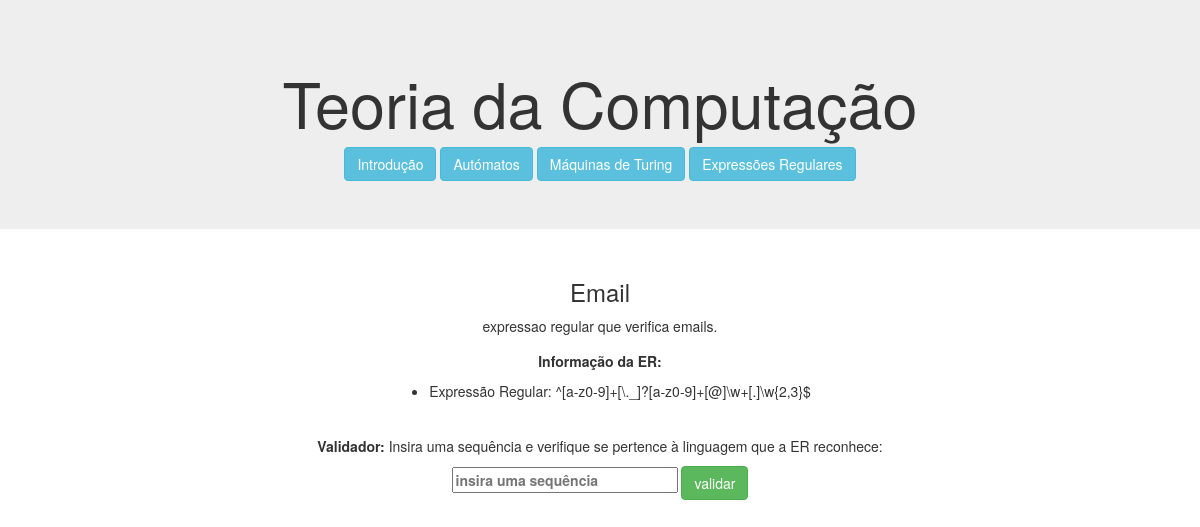
Screenshot of /5/expressao/ with the database file from the repository.
### computacao/models.py (models this page shows, shortened)
class ExpressaoRegular(models.Model):
    nome = models.CharField(max_length=100)
    descricao = models.CharField(max_length=100)
    expressao = models.CharField(max_length=100)
    def printExpressao(self):
        return self.expressao

### computacao/views.py (the view)
# urls.py: path('<int:expressao_id>/expressao/', views.expressao, name='expressao'),
def expressao(request, expressao_id):
    sequencia = None
    resultado = None
    form = SequenciaForm(request.POST or None)
    if form.is_valid():
        sequencia = form.cleaned_data['sequencia']
        resultado = ExpressaoRegular.objects.get(id=expressao_id).valida_sequencia(sequencia)
    context = {
        'expressao': ExpressaoRegular.objects.get(id=expressao_id),
        'sequencia': sequencia,
        'resultado': resultado,
        'form': form
    }
    return render(request, 'computacao/expressao.html', context)

### computacao/forms.py
class SequenciaForm(forms.Form):
    sequencia = forms.CharField(label='',
                                widget=forms.TextInput(attrs={
                                    'placeholder': 'insira uma sequência',
                                    'size': '25'
                                }))

### computacao/templates/computacao/expressao.html (shortened to what this page needs)
{% extends 'computacao/layout.html' %}
{% block main %}
<main class="col-sm-12">
        <h3>{{ expressao.nome|title }}</h3>
        <p>{{ expressao.descricao }}.</p>
        <table align="center">
            <tr align="center">
                <td>
                    <p> <b>Informação da ER:</b></p>
                    <ul>
                    <li>Expressão Regular: {{ expressao.printExpressao }}</li>
                    </ul>
                </td>
            </tr>
        </table>
        <br>
        <p><b>Validador:</b> Insira uma sequência e verifique se pertence à linguagem que a ER reconhece: </p>
        <form action="{% url 'computacao:expressao' expressao.id %}" method="POST">
           <b>{{ form }}</b>
            <input type="submit" value="validar" class="btn btn-success">
        </form>
        {% if resultado != None %}
            {% if resultado == True %}
                <p>A sequência <b>{{ sequencia }}</b> é aceite pela ER </p>
            {% else %}
                <p>A sequência <b>{{ sequencia }}</b> não é aceite pela ER </p>
            {% endif %}
        {% else %}
            <br><br>
        {% endif %}
    </main>
{% endblock main %}

### computacao/static/computacao/style.css (style rules this page uses)
table { border-collapse: separate; border-spacing: 15px 5px; }

### rows the page displays
ExpressaoRegular: nome "Email", descricao "expressao regular que verifica emails", printExpressao "^[a-z0-9]+[\\._]?[a-z0-9]+[@]\\w+[.]\\w{2,3}$"
